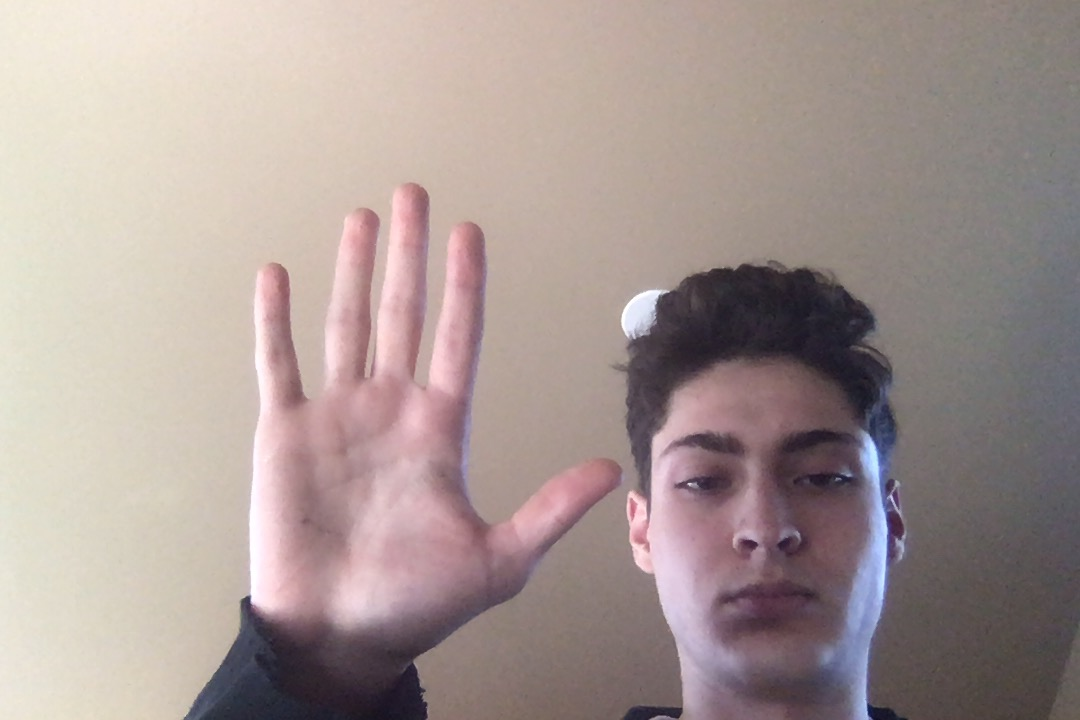
#> input picture lucas_kanade_optical_flow/optical_flow_test_img_1.png, 1080 x 720 px
$ python optical_flow.py   (older library calls are emulated)
#> lines starting #> are read from the running program, lines starting #| are printed output that depends on the picture
import cv2
import numpy as np

# [35 lines left out: functions get_corner_cords, format_arr, get_xy_gradient_img, least_squares, not called in this run]

img1 = cv2.imread("optical_flow_test_img_1.png")
#> img1 is the input picture: shape (720, 1080, 3); mean B, G, R 148.3, 152, 167.1
img2 = cv2.imread("optical_flow_test_img_2.png")
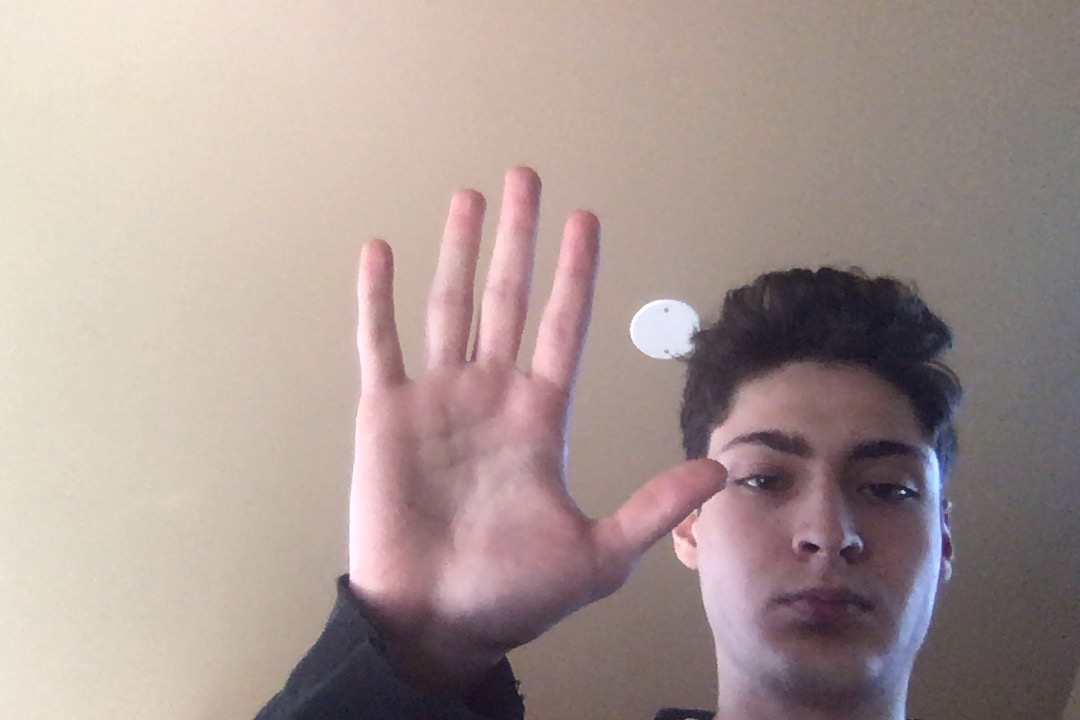
#> input picture lucas_kanade_optical_flow/optical_flow_test_img_2.png, 1080 x 720 px
#> img2 is the input picture: shape (720, 1080, 3); mean B, G, R 147.5, 151.7, 168.7

# [30 lines left out: function optical_flow, not called in this run]


cap = cv2.VideoCapture(0)
prev_frame = []
while(True):
    # Capture frame-by-frame
    ret, frame = cap.read()
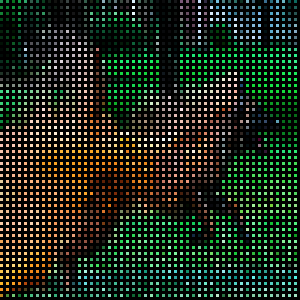
#> input picture no_int_resized_image_dog.png, 100 x 100 px, given in place of the camera (shown 3 times larger)
#> frame is the input picture: shape (100, 100, 3); mean B, G, R 26.2, 39.3, 29.8
    if len(prev_frame) != 0:
        cv2.imshow("frame",optical_flow(frame,prev_frame))
    else:
        cv2.imshow('frame',frame)
    prev_frame = frame
    if cv2.waitKey(1) & 0xFF == ord('q'):
#> (key q is pressed here)
        break

# When everything done, release the capture
cap.release()
cv2.destroyAllWindows()
